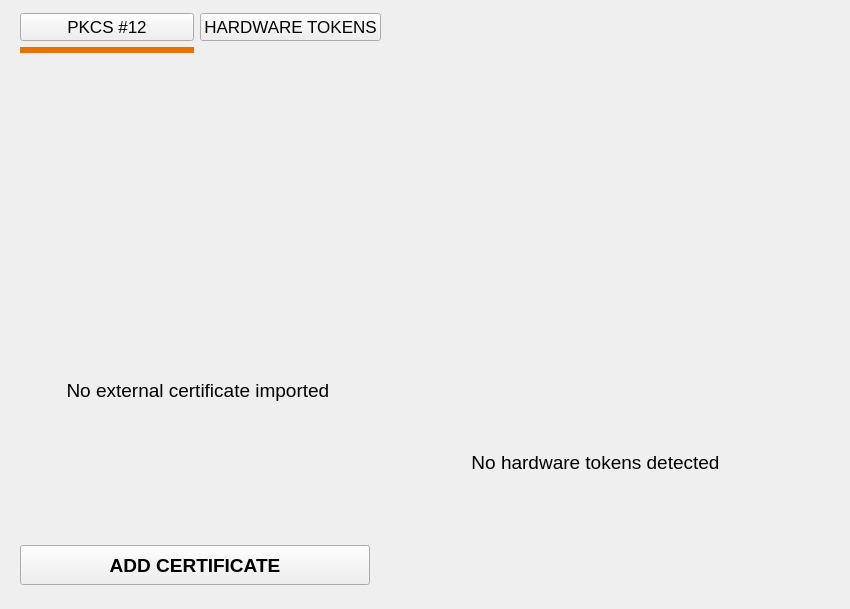
<?xml version="1.0" encoding="UTF-8"?>
<ui version="4.0">
 <class>Page_3</class>
 <widget class="QWidget" name="Page_3">
  <property name="geometry">
   <rect>
    <x>0</x>
    <y>0</y>
    <width>850</width>
    <height>609</height>
   </rect>
  </property>
  <property name="sizePolicy">
   <sizepolicy hsizetype="Maximum" vsizetype="Preferred">
    <horstretch>0</horstretch>
    <verstretch>0</verstretch>
   </sizepolicy>
  </property>
  <property name="font">
   <font>
    <family>Sitka</family>
   </font>
  </property>
  <property name="windowTitle">
   <string>Form</string>
  </property>
  <widget class="QWidget" name="verticalLayoutWidget">
   <property name="geometry">
    <rect>
     <x>0</x>
     <y>0</y>
     <width>401</width>
     <height>61</height>
    </rect>
   </property>
   <layout class="QVBoxLayout" name="url_subpage_layout">
    <property name="topMargin">
     <number>5</number>
    </property>
    <property name="bottomMargin">
     <number>0</number>
    </property>
    <item>
     <layout class="QGridLayout" name="gridLayout">
      <property name="leftMargin">
       <number>20</number>
      </property>
      <property name="rightMargin">
       <number>20</number>
      </property>
      <item row="1" column="0">
       <widget class="QWidget" name="sub_widget_pkcs" native="true">
        <property name="sizePolicy">
         <sizepolicy hsizetype="Preferred" vsizetype="Fixed">
          <horstretch>0</horstretch>
          <verstretch>0</verstretch>
         </sizepolicy>
        </property>
        <property name="minimumSize">
         <size>
          <width>0</width>
          <height>6</height>
         </size>
        </property>
        <property name="maximumSize">
         <size>
          <width>16777215</width>
          <height>6</height>
         </size>
        </property>
        <property name="styleSheet">
         <string notr="true">background-color: rgb(230, 115, 0);</string>
        </property>
       </widget>
      </item>
      <item row="1" column="1">
       <widget class="QWidget" name="sub_widget_hardware" native="true">
        <property name="sizePolicy">
         <sizepolicy hsizetype="Preferred" vsizetype="Fixed">
          <horstretch>0</horstretch>
          <verstretch>0</verstretch>
         </sizepolicy>
        </property>
        <property name="minimumSize">
         <size>
          <width>0</width>
          <height>6</height>
         </size>
        </property>
        <property name="maximumSize">
         <size>
          <width>16777215</width>
          <height>6</height>
         </size>
        </property>
       </widget>
      </item>
      <item row="0" column="0">
       <widget class="QPushButton" name="show_subpage_pkcs_button">
        <property name="font">
         <font>
          <family>Segoe UI</family>
          <pointsize>13</pointsize>
         </font>
        </property>
        <property name="text">
         <string>PKCS #12</string>
        </property>
       </widget>
      </item>
      <item row="0" column="1">
       <widget class="QPushButton" name="show_subpage_hardware_button">
        <property name="font">
         <font>
          <family>Segoe UI</family>
          <pointsize>13</pointsize>
         </font>
        </property>
        <property name="text">
         <string>HARDWARE TOKENS</string>
        </property>
       </widget>
      </item>
     </layout>
    </item>
   </layout>
  </widget>
  <widget class="QWidget" name="slider_container_widget" native="true">
   <property name="geometry">
    <rect>
     <x>0</x>
     <y>60</y>
     <width>800</width>
     <height>600</height>
    </rect>
   </property>
   <property name="sizePolicy">
    <sizepolicy hsizetype="Fixed" vsizetype="Fixed">
     <horstretch>0</horstretch>
     <verstretch>0</verstretch>
    </sizepolicy>
   </property>
   <property name="minimumSize">
    <size>
     <width>800</width>
     <height>0</height>
    </size>
   </property>
   <property name="maximumSize">
    <size>
     <width>800</width>
     <height>16777215</height>
    </size>
   </property>
   <widget class="QWidget" name="horizontalLayoutWidget">
    <property name="geometry">
     <rect>
      <x>0</x>
      <y>0</y>
      <width>802</width>
      <height>602</height>
     </rect>
    </property>
    <layout class="QHBoxLayout" name="horizontalLayout">
     <property name="spacing">
      <number>0</number>
     </property>
     <item>
      <widget class="QWidget" name="pkcs_subpage_widget" native="true">
       <property name="sizePolicy">
        <sizepolicy hsizetype="Fixed" vsizetype="Fixed">
         <horstretch>0</horstretch>
         <verstretch>0</verstretch>
        </sizepolicy>
       </property>
       <property name="minimumSize">
        <size>
         <width>400</width>
         <height>600</height>
        </size>
       </property>
       <property name="maximumSize">
        <size>
         <width>400</width>
         <height>600</height>
        </size>
       </property>
       <widget class="QWidget" name="verticalLayoutWidget_4">
        <property name="geometry">
         <rect>
          <x>0</x>
          <y>0</y>
          <width>401</width>
          <height>541</height>
         </rect>
        </property>
        <layout class="QVBoxLayout" name="pkcs_subpage_layout">
         <property name="leftMargin">
          <number>20</number>
         </property>
         <property name="rightMargin">
          <number>20</number>
         </property>
         <item>
          <spacer name="verticalSpacer_2">
           <property name="orientation">
            <enum>Qt::Vertical</enum>
           </property>
           <property name="sizeType">
            <enum>QSizePolicy::Fixed</enum>
           </property>
           <property name="sizeHint" stdset="0">
            <size>
             <width>20</width>
             <height>40</height>
            </size>
           </property>
          </spacer>
         </item>
         <item>
          <widget class="QLabel" name="certificate_label_pixmap">
           <property name="sizePolicy">
            <sizepolicy hsizetype="Fixed" vsizetype="Fixed">
             <horstretch>0</horstretch>
             <verstretch>0</verstretch>
            </sizepolicy>
           </property>
           <property name="minimumSize">
            <size>
             <width>200</width>
             <height>220</height>
            </size>
           </property>
           <property name="maximumSize">
            <size>
             <width>200</width>
             <height>220</height>
            </size>
           </property>
           <property name="font">
            <font>
             <family>Sitka</family>
             <pointsize>14</pointsize>
            </font>
           </property>
           <property name="text">
            <string/>
           </property>
           <property name="pixmap">
            <pixmap resource="../ressources/ressources.qrc">:/icons/policy_icon</pixmap>
           </property>
           <property name="scaledContents">
            <bool>true</bool>
           </property>
           <property name="alignment">
            <set>Qt::AlignCenter</set>
           </property>
          </widget>
         </item>
         <item>
          <widget class="QLabel" name="label_6">
           <property name="sizePolicy">
            <sizepolicy hsizetype="Preferred" vsizetype="Fixed">
             <horstretch>0</horstretch>
             <verstretch>0</verstretch>
            </sizepolicy>
           </property>
           <property name="font">
            <font>
             <family>Segoe UI</family>
            </font>
           </property>
           <property name="text">
            <string>&lt;html&gt;&lt;head/&gt;&lt;body&gt;&lt;p&gt;&lt;span style=&quot; font-size:14pt;&quot;&gt;No external certificate imported &lt;/span&gt;&lt;/p&gt;&lt;/body&gt;&lt;/html&gt;</string>
           </property>
           <property name="alignment">
            <set>Qt::AlignCenter</set>
           </property>
           <property name="wordWrap">
            <bool>true</bool>
           </property>
          </widget>
         </item>
         <item>
          <spacer name="verticalSpacer">
           <property name="orientation">
            <enum>Qt::Vertical</enum>
           </property>
           <property name="sizeType">
            <enum>QSizePolicy::Fixed</enum>
           </property>
           <property name="sizeHint" stdset="0">
            <size>
             <width>20</width>
             <height>100</height>
            </size>
           </property>
          </spacer>
         </item>
         <item>
          <widget class="QPushButton" name="add_certificate_button">
           <property name="sizePolicy">
            <sizepolicy hsizetype="Fixed" vsizetype="Fixed">
             <horstretch>0</horstretch>
             <verstretch>0</verstretch>
            </sizepolicy>
           </property>
           <property name="minimumSize">
            <size>
             <width>350</width>
             <height>40</height>
            </size>
           </property>
           <property name="font">
            <font>
             <family>Segoe UI</family>
             <pointsize>14</pointsize>
             <bold>true</bold>
            </font>
           </property>
           <property name="text">
            <string>ADD CERTIFICATE</string>
           </property>
          </widget>
         </item>
        </layout>
       </widget>
      </widget>
     </item>
     <item>
      <widget class="QWidget" name="hardware_subpage_widget" native="true">
       <property name="sizePolicy">
        <sizepolicy hsizetype="Fixed" vsizetype="Fixed">
         <horstretch>0</horstretch>
         <verstretch>0</verstretch>
        </sizepolicy>
       </property>
       <property name="minimumSize">
        <size>
         <width>400</width>
         <height>600</height>
        </size>
       </property>
       <property name="maximumSize">
        <size>
         <width>400</width>
         <height>600</height>
        </size>
       </property>
       <widget class="QWidget" name="verticalLayoutWidget_5">
        <property name="geometry">
         <rect>
          <x>0</x>
          <y>-10</y>
          <width>391</width>
          <height>551</height>
         </rect>
        </property>
        <layout class="QVBoxLayout" name="hardware_subpage_layout" stretch="0,0,0,0">
         <property name="leftMargin">
          <number>20</number>
         </property>
         <property name="rightMargin">
          <number>20</number>
         </property>
         <item>
          <spacer name="verticalSpacer_4">
           <property name="orientation">
            <enum>Qt::Vertical</enum>
           </property>
           <property name="sizeType">
            <enum>QSizePolicy::Fixed</enum>
           </property>
           <property name="sizeHint" stdset="0">
            <size>
             <width>20</width>
             <height>40</height>
            </size>
           </property>
          </spacer>
         </item>
         <item>
          <widget class="QLabel" name="hardware_label_pixmap">
           <property name="sizePolicy">
            <sizepolicy hsizetype="Fixed" vsizetype="Fixed">
             <horstretch>0</horstretch>
             <verstretch>0</verstretch>
            </sizepolicy>
           </property>
           <property name="minimumSize">
            <size>
             <width>220</width>
             <height>220</height>
            </size>
           </property>
           <property name="maximumSize">
            <size>
             <width>220</width>
             <height>220</height>
            </size>
           </property>
           <property name="text">
            <string/>
           </property>
           <property name="pixmap">
            <pixmap resource="../ressources/ressources.qrc">:/icons/hardware_icon</pixmap>
           </property>
           <property name="scaledContents">
            <bool>true</bool>
           </property>
           <property name="alignment">
            <set>Qt::AlignCenter</set>
           </property>
          </widget>
         </item>
         <item>
          <widget class="QLabel" name="label_7">
           <property name="sizePolicy">
            <sizepolicy hsizetype="Preferred" vsizetype="Fixed">
             <horstretch>0</horstretch>
             <verstretch>0</verstretch>
            </sizepolicy>
           </property>
           <property name="maximumSize">
            <size>
             <width>16777215</width>
             <height>100</height>
            </size>
           </property>
           <property name="font">
            <font>
             <family>Segoe UI</family>
            </font>
           </property>
           <property name="text">
            <string>&lt;html&gt;&lt;head/&gt;&lt;body&gt;&lt;p align=&quot;center&quot;&gt;&lt;span style=&quot; font-size:14pt;&quot;&gt;No hardware tokens detected&lt;/span&gt;&lt;/p&gt;&lt;/body&gt;&lt;/html&gt;</string>
           </property>
           <property name="wordWrap">
            <bool>true</bool>
           </property>
          </widget>
         </item>
         <item>
          <spacer name="verticalSpacer_3">
           <property name="orientation">
            <enum>Qt::Vertical</enum>
           </property>
           <property name="sizeType">
            <enum>QSizePolicy::Fixed</enum>
           </property>
           <property name="sizeHint" stdset="0">
            <size>
             <width>20</width>
             <height>40</height>
            </size>
           </property>
          </spacer>
         </item>
        </layout>
       </widget>
      </widget>
     </item>
    </layout>
   </widget>
  </widget>
  <action name="action_move_widget1">
   <property name="text">
    <string>move_widget1</string>
   </property>
   <property name="toolTip">
    <string>move_widget1</string>
   </property>
  </action>
 </widget>
 <resources>
  <include location="../ressources/ressources.qrc"/>
 </resources>
 <connections/>
</ui>
